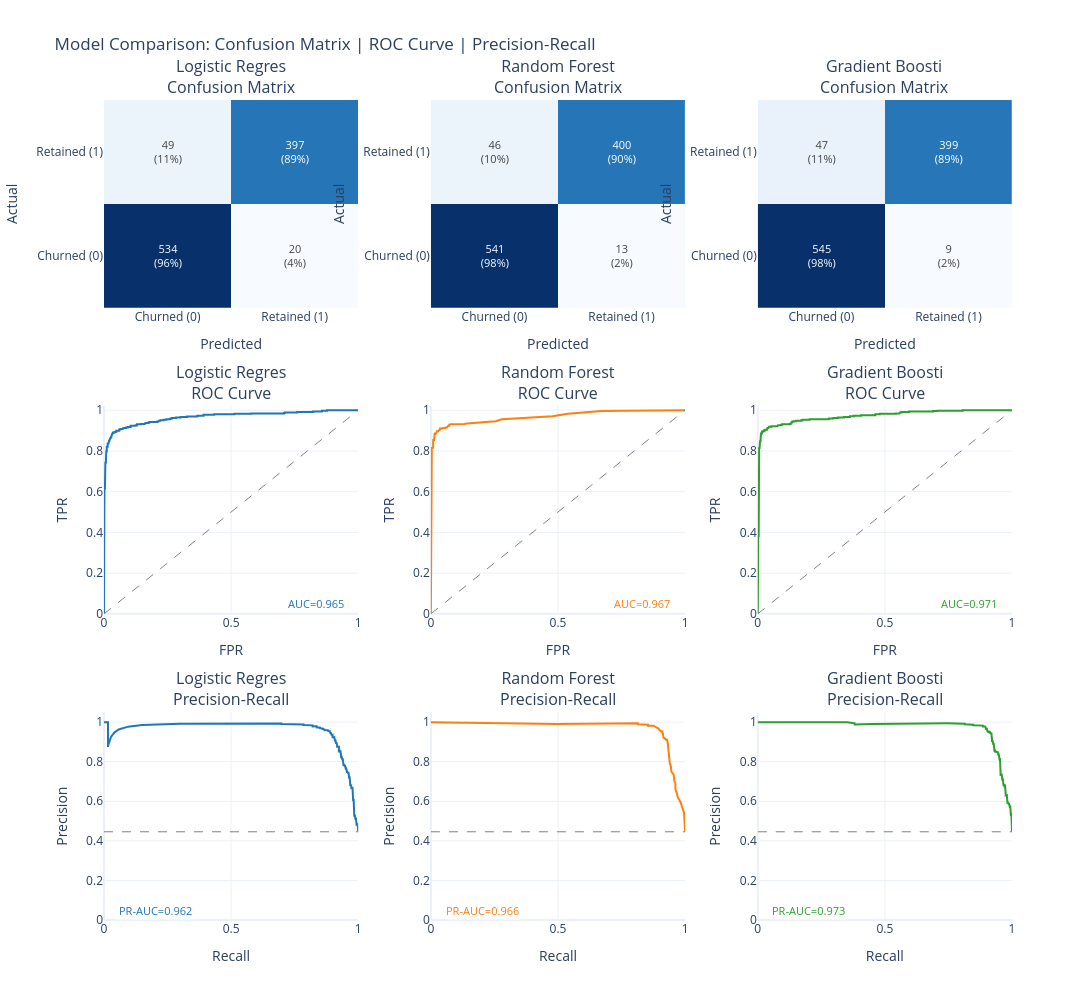

The cell this chart's notebook holds for it:
### Markdown cell above
## 8.6 Model Comparison Grid

This visualization shows all models side-by-side with:
- **Row 1**: Confusion matrices (counts and percentages)
- **Row 2**: ROC curves with AUC scores
- **Row 3**: Precision-Recall curves with PR-AUC scores

**📖 How to Read:**
- **Confusion Matrix**: Diagonal = correct predictions. Off-diagonal = errors.
- **ROC Curve**: Higher curve = better. AUC > 0.8 is good, > 0.9 is excellent.
- **PR Curve**: Higher curve = better at finding positives without false alarms.

### Code cell
if not _skip_modeling:
    grid_results = {
        name: {"y_pred": data["y_pred"], "y_pred_proba": data["y_pred_proba"]}
        for name, data in model_predictions.items()
    }

    if _is_binary:
        fig = charts.model_comparison_grid(
            grid_results, y_test,
            class_labels=["Churned (0)", "Retained (1)"],
            title="Model Comparison: Confusion Matrix | ROC Curve | Precision-Recall"
        )
        display_figure(fig)
    else:
        import numpy as np
        import plotly.graph_objects as go
        from plotly.subplots import make_subplots
        from sklearn.metrics import confusion_matrix

        model_names = list(grid_results.keys())
        n_models = len(model_names)
        fig = make_subplots(rows=1, cols=n_models, subplot_titles=[f"{n[:20]}" for n in model_names])
        for i, name in enumerate(model_names):
            cm = confusion_matrix(y_test, grid_results[name]["y_pred"])
            fig.add_trace(go.Heatmap(
                z=cm, x=list(range(cm.shape[1])), y=list(range(cm.shape[0])),
                text=cm.astype(str), texttemplate="%{text}", showscale=False,
                colorscale="Blues",
            ), row=1, col=i + 1)
        fig.update_layout(title="Model Comparison: Confusion Matrices (multiclass)", height=400, width=350 * n_models + 50)
        display_figure(fig)

    print("\n" + "=" * 80)
    print("METRICS SUMMARY")
    print("=" * 80)
    _metrics_cols = ["Model", "Test AUC", "F1-Score", "Precision", "Recall"]
    if _is_binary:
        _metrics_cols.insert(2, "PR-AUC")
    display_table(results_df[_metrics_cols])

### Figure 1 — Plotly figure (JSON) as saved in the notebook; plotly's stock layout.template omitted (floating-point values rounded to 4 significant figures; data arrays with more than 128 entries replaced by an {"elided": "..."} marker saying what was removed)
{"data": [{"colorscale": [[0.0, "rgb(247,251,255)"], [0.125, "rgb(222,235,247)"], [0.25, "rgb(198,219,239)"], [0.375, "rgb(158,202,225)"], [0.5, "rgb(107,174,214)"], [0.625, "rgb(66,146,198)"], [0.75, "rgb(33,113,181)"], [0.875, "rgb(8,81,156)"], [1.0, "rgb(8,48,107)"]], "hovertemplate": "Actual: %{y}<br>Predicted: %{x}<br>Count: %{z}<extra></extra>", "showscale": false, "text": [["534<br>(96%)", "20<br>(4%)"], ["49<br>(11%)", "397<br>(89%)"]], "textfont": {"size": 11}, "texttemplate": "%{text}", "type": "heatmap", "x": ["Churned (0)", "Retained (1)"], "xaxis": "x", "y": ["Churned (0)", "Retained (1)"], "yaxis": "y", "z": [[534, 20], [49, 397]]}, {"hovertemplate": "FPR: %{x:.2f}<br>TPR: %{y:.2f}<extra></extra>", "line": {"color": "#1f77b4", "width": 2}, "mode": "lines", "name": "AUC=0.965", "showlegend": false, "type": "scatter", "x": [0.0, 0.0, 0.0, 0.001805, 0.001805, 0.00361, 0.00361, 0.005415, 0.005415, 0.00722, 0.00722, 0.009025, 0.009025, 0.01083, 0.01083, 0.01444, 0.01444, 0.01805, 0.01805, 0.01986, 0.01986, 0.02166, 0.02166, 0.02347, 0.02347, 0.02527, 0.02527, 0.02708, 0.02708, 0.02888, 0.02888, 0.03069, 0.03069, 0.03249, 0.03249, 0.0343, 0.0343, 0.0361, 0.0361, 0.04152, 0.04152, 0.04513, 0.04513, 0.04874, 0.04874, 0.05957, 0.05957, 0.06498, 0.06498, 0.07401, 0.07401, 0.07581, 0.07581, 0.08664, 0.08664, 0.09386, 0.09386, 0.1047, 0.1047, 0.1245, 0.1245, 0.13, 0.13, 0.1462, 0.1462, 0.1606, 0.1606, 0.1625, 0.1625, 0.1751, 0.1751, 0.1787, 0.1787, 0.2094, 0.2094, 0.2148, 0.2148, 0.2166, 0.2166, 0.222, 0.222, 0.2347, 0.2347, 0.2455, 0.2455, 0.2581, 0.2581, 0.2617, 0.2617, 0.2671, 0.2671, 0.2834, 0.2834, 0.3014, 0.3014, 0.3267, 0.3267, 0.3646, 0.3646, 0.3682, 0.3682, 0.3917, 0.3917, 0.4332, 0.4332, 0.5126, 0.5126, 0.5794, 0.5794, 0.7076, 0.7076, 0.7112, 0.7112, 0.7599, 0.7599, 0.8213, 0.8213, 0.8574, 0.8574, 0.8773, 0.8773, 1.0], "xaxis": "x4", "y": [0.0, 0.002242, 0.0157, 0.0157, 0.6166, 0.6166, 0.6973, 0.6973, 0.7422, 0.7422, 0.7848, 0.7848, 0.7982, 0.7982, 0.8206, 0.8206, 0.8363, 0.8363, 0.8475, 0.8475, 0.8498, 0.8498, 0.8565, 0.8565, 0.861, 0.861, 0.8632, 0.8632, 0.8677, 0.8677, 0.8789, 0.8789, 0.8812, 0.8812, 0.8834, 0.8834, 0.8879, 0.8879, 0.8901, 0.8901, 0.8924, 0.8924, 0.8946, 0.8946, 0.8991, 0.8991, 0.9058, 0.9058, 0.9081, 0.9081, 0.9103, 0.9103, 0.9126, 0.9126, 0.9148, 0.9148, 0.917, 0.917, 0.9238, 0.9238, 0.926, 0.926, 0.9305, 0.9305, 0.9327, 0.9327, 0.935, 0.935, 0.9372, 0.9372, 0.9395, 0.9395, 0.9417, 0.9417, 0.9439, 0.9439, 0.9462, 0.9462, 0.9484, 0.9484, 0.9507, 0.9507, 0.9529, 0.9529, 0.9552, 0.9552, 0.9574, 0.9574, 0.9596, 0.9596, 0.9619, 0.9619, 0.9641, 0.9641, 0.9664, 0.9664, 0.9686, 0.9686, 0.9709, 0.9709, 0.9731, 0.9731, 0.9776, 0.9776, 0.9798, 0.9798, 0.9821, 0.9821, 0.9843, 0.9843, 0.9865, 0.9865, 0.9888, 0.9888, 0.991, 0.991, 0.9933, 0.9933, 0.9978, 0.9978, 1.0, 1.0], "yaxis": "y4"}, {"hoverinfo": "skip", "line": {"color": "gray", "dash": "dash", "width": 1}, "mode": "lines", "showlegend": false, "type": "scatter", "x": [0, 1], "xaxis": "x4", "y": [0, 1], "yaxis": "y4"}, {"hovertemplate": "Recall: %{x:.2f}<br>Precision: %{y:.2f}<extra></extra>", "line": {"color": "#1f77b4", "width": 2}, "mode": "lines", "name": "PR-AUC=0.962", "showlegend": false, "type": "scatter", "x": {"elided": "1001 float values"}, "xaxis": "x7", "y": {"elided": "1001 float values"}, "yaxis": "y7"}, {"hoverinfo": "skip", "line": {"color": "gray", "dash": "dash", "width": 1}, "mode": "lines", "showlegend": false, "type": "scatter", "x": [0, 1], "xaxis": "x7", "y": [0.446, 0.446], "yaxis": "y7"}, {"colorscale": [[0.0, "rgb(247,251,255)"], [0.125, "rgb(222,235,247)"], [0.25, "rgb(198,219,239)"], [0.375, "rgb(158,202,225)"], [0.5, "rgb(107,174,214)"], [0.625, "rgb(66,146,198)"], [0.75, "rgb(33,113,181)"], [0.875, "rgb(8,81,156)"], [1.0, "rgb(8,48,107)"]], "hovertemplate": "Actual: %{y}<br>Predicted: %{x}<br>Count: %{z}<extra></extra>", "showscale": false, "text": [["541<br>(98%)", "13<br>(2%)"], ["46<br>(10%)", "400<br>(90%)"]], "textfont": {"size": 11}, "texttemplate": "%{text}", "type": "heatmap", "x": ["Churned (0)", "Retained (1)"], "xaxis": "x2", "y": ["Churned (0)", "Retained (1)"], "yaxis": "y2", "z": [[541, 13], [46, 400]]}, {"hovertemplate": "FPR: %{x:.2f}<br>TPR: %{y:.2f}<extra></extra>", "line": {"color": "#ff7f0e", "width": 2}, "mode": "lines", "name": "AUC=0.967", "showlegend": false, "type": "scatter", "x": [0.0, 0.00361, 0.00361, 0.00361, 0.00361, 0.00361, 0.00361, 0.00361, 0.00361, 0.00361, 0.00361, 0.00361, 0.00361, 0.00722, 0.009025, 0.009025, 0.009025, 0.009025, 0.009025, 0.009025, 0.01264, 0.01264, 0.01264, 0.01264, 0.01264, 0.01444, 0.01444, 0.01625, 0.01625, 0.01986, 0.01986, 0.02166, 0.02347, 0.02347, 0.02888, 0.02888, 0.03249, 0.03249, 0.0343, 0.0361, 0.0361, 0.03971, 0.04513, 0.04874, 0.05596, 0.05776, 0.06318, 0.06498, 0.06679, 0.0722, 0.0722, 0.07762, 0.08664, 0.09206, 0.1029, 0.1155, 0.1191, 0.13, 0.1426, 0.1643, 0.1949, 0.2184, 0.2365, 0.2545, 0.2798, 0.3123, 0.3231, 0.3448, 0.3736, 0.3971, 0.4458, 0.4783, 0.5379, 0.6715, 0.7599, 0.8646, 1.0], "xaxis": "x5", "y": [0.0, 0.4955, 0.5964, 0.6502, 0.6839, 0.704, 0.7354, 0.7489, 0.7803, 0.7937, 0.7982, 0.8072, 0.8139, 0.8139, 0.8184, 0.8318, 0.8386, 0.8408, 0.8498, 0.8543, 0.8543, 0.861, 0.8632, 0.87, 0.8767, 0.8789, 0.8834, 0.8834, 0.8857, 0.8857, 0.8879, 0.8901, 0.8946, 0.8969, 0.8969, 0.8991, 0.9013, 0.9036, 0.9058, 0.9058, 0.9103, 0.9103, 0.9126, 0.9126, 0.9126, 0.9148, 0.9148, 0.9193, 0.9215, 0.9238, 0.9283, 0.9305, 0.9305, 0.9327, 0.9327, 0.9327, 0.9327, 0.9327, 0.935, 0.9372, 0.9395, 0.9439, 0.9462, 0.9462, 0.9552, 0.9574, 0.9574, 0.9619, 0.9619, 0.9619, 0.9686, 0.9709, 0.9821, 0.9955, 0.9978, 0.9978, 1.0], "yaxis": "y5"}, {"hoverinfo": "skip", "line": {"color": "gray", "dash": "dash", "width": 1}, "mode": "lines", "showlegend": false, "type": "scatter", "x": [0, 1], "xaxis": "x5", "y": [0, 1], "yaxis": "y5"}, {"hovertemplate": "Recall: %{x:.2f}<br>Precision: %{y:.2f}<extra></extra>", "line": {"color": "#ff7f0e", "width": 2}, "mode": "lines", "name": "PR-AUC=0.966", "showlegend": false, "type": "scatter", "x": [1.0, 0.9978, 0.9978, 0.9955, 0.9888, 0.9821, 0.9709, 0.9686, 0.9619, 0.9619, 0.9619, 0.9574, 0.9574, 0.9552, 0.9462, 0.9462, 0.9439, 0.9395, 0.9372, 0.935, 0.9327, 0.9327, 0.9327, 0.9327, 0.9327, 0.9305, 0.9305, 0.9283, 0.9238, 0.9215, 0.9193, 0.9148, 0.9148, 0.9126, 0.9126, 0.9126, 0.9126, 0.9103, 0.9103, 0.9058, 0.9058, 0.9036, 0.9013, 0.8991, 0.8969, 0.8969, 0.8969, 0.8969, 0.8946, 0.8901, 0.8879, 0.8857, 0.8857, 0.8857, 0.8834, 0.8834, 0.8812, 0.8789, 0.8767, 0.8744, 0.8722, 0.87, 0.8632, 0.861, 0.8543, 0.8543, 0.8543, 0.852, 0.8498, 0.8453, 0.8408, 0.8386, 0.8318, 0.8274, 0.8229, 0.8184, 0.8139, 0.8139, 0.8072, 0.7982, 0.7937, 0.7803, 0.7646, 0.7489, 0.7354, 0.704, 0.6839, 0.6502, 0.5964, 0.4955, 0.0], "xaxis": "x8", "y": [0.446, 0.4816, 0.5139, 0.5441, 0.5683, 0.5951, 0.6203, 0.6362, 0.661, 0.6745, 0.6919, 0.7046, 0.7117, 0.7332, 0.7496, 0.7631, 0.7768, 0.7951, 0.8212, 0.8407, 0.8525, 0.8631, 0.8667, 0.8795, 0.8908, 0.8963, 0.9061, 0.9119, 0.9115, 0.9174, 0.9193, 0.921, 0.9273, 0.9292, 0.9378, 0.94, 0.9421, 0.9486, 0.9531, 0.9528, 0.9551, 0.9572, 0.9571, 0.9616, 0.9615, 0.9639, 0.9662, 0.9685, 0.9684, 0.9707, 0.973, 0.9729, 0.9753, 0.9777, 0.9777, 0.9801, 0.98, 0.98, 0.9824, 0.9824, 0.9823, 0.9823, 0.9821, 0.9821, 0.982, 0.9845, 0.987, 0.987, 0.987, 0.9869, 0.9868, 0.9868, 0.9867, 0.9866, 0.9866, 0.9865, 0.9891, 0.9945, 0.9945, 0.9944, 0.9944, 0.9943, 0.9942, 0.994, 0.9939, 0.9937, 0.9935, 0.9932, 0.9925, 0.991, 1.0], "yaxis": "y8"}, {"hoverinfo": "skip", "line": {"color": "gray", "dash": "dash", "width": 1}, "mode": "lines", "showlegend": false, "type": "scatter", "x": [0, 1], "xaxis": "x8", "y": [0.446, 0.446], "yaxis": "y8"}, {"colorscale": [[0.0, "rgb(247,251,255)"], [0.125, "rgb(222,235,247)"], [0.25, "rgb(198,219,239)"], [0.375, "rgb(158,202,225)"], [0.5, "rgb(107,174,214)"], [0.625, "rgb(66,146,198)"], [0.75, "rgb(33,113,181)"], [0.875, "rgb(8,81,156)"], [1.0, "rgb(8,48,107)"]], "hovertemplate": "Actual: %{y}<br>Predicted: %{x}<br>Count: %{z}<extra></extra>", "showscale": false, "text": [["545<br>(98%)", "9<br>(2%)"], ["47<br>(11%)", "399<br>(89%)"]], "textfont": {"size": 11}, "texttemplate": "%{text}", "type": "heatmap", "x": ["Churned (0)", "Retained (1)"], "xaxis": "x3", "y": ["Churned (0)", "Retained (1)"], "yaxis": "y3", "z": [[545, 9], [47, 399]]}, {"hovertemplate": "FPR: %{x:.2f}<br>TPR: %{y:.2f}<extra></extra>", "line": {"color": "#2ca02c", "width": 2}, "mode": "lines", "name": "AUC=0.971", "showlegend": false, "type": "scatter", "x": {"elided": "139 float values"}, "xaxis": "x6", "y": {"elided": "139 float values"}, "yaxis": "y6"}, {"hoverinfo": "skip", "line": {"color": "gray", "dash": "dash", "width": 1}, "mode": "lines", "showlegend": false, "type": "scatter", "x": [0, 1], "xaxis": "x6", "y": [0, 1], "yaxis": "y6"}, {"hovertemplate": "Recall: %{x:.2f}<br>Precision: %{y:.2f}<extra></extra>", "line": {"color": "#2ca02c", "width": 2}, "mode": "lines", "name": "PR-AUC=0.973", "showlegend": false, "type": "scatter", "x": {"elided": "955 float values"}, "xaxis": "x9", "y": {"elided": "955 float values"}, "yaxis": "y9"}, {"hoverinfo": "skip", "line": {"color": "gray", "dash": "dash", "width": 1}, "mode": "lines", "showlegend": false, "type": "scatter", "x": [0, 1], "xaxis": "x9", "y": [0.446, 0.446], "yaxis": "y9"}], "layout": {"annotations": [{"font": {"size": 16}, "showarrow": false, "text": "Logistic Regres<br>Confusion Matrix", "x": 0.14, "xanchor": "center", "xref": "paper", "y": 1.0, "yanchor": "bottom", "yref": "paper"}, {"font": {"size": 16}, "showarrow": false, "text": "Random Forest<br>Confusion Matrix", "x": 0.5, "xanchor": "center", "xref": "paper", "y": 1.0, "yanchor": "bottom", "yref": "paper"}, {"font": {"size": 16}, "showarrow": false, "text": "Gradient Boosti<br>Confusion Matrix", "x": 0.86, "xanchor": "center", "xref": "paper", "y": 1.0, "yanchor": "bottom", "yref": "paper"}, {"font": {"size": 16}, "showarrow": false, "text": "Logistic Regres<br>ROC Curve", "x": 0.14, "xanchor": "center", "xref": "paper", "y": 0.6267, "yanchor": "bottom", "yref": "paper"}, {"font": {"size": 16}, "showarrow": false, "text": "Random Forest<br>ROC Curve", "x": 0.5, "xanchor": "center", "xref": "paper", "y": 0.6267, "yanchor": "bottom", "yref": "paper"}, {"font": {"size": 16}, "showarrow": false, "text": "Gradient Boosti<br>ROC Curve", "x": 0.86, "xanchor": "center", "xref": "paper", "y": 0.6267, "yanchor": "bottom", "yref": "paper"}, {"font": {"size": 16}, "showarrow": false, "text": "Logistic Regres<br>Precision-Recall", "x": 0.14, "xanchor": "center", "xref": "paper", "y": 0.2533, "yanchor": "bottom", "yref": "paper"}, {"font": {"size": 16}, "showarrow": false, "text": "Random Forest<br>Precision-Recall", "x": 0.5, "xanchor": "center", "xref": "paper", "y": 0.2533, "yanchor": "bottom", "yref": "paper"}, {"font": {"size": 16}, "showarrow": false, "text": "Gradient Boosti<br>Precision-Recall", "x": 0.86, "xanchor": "center", "xref": "paper", "y": 0.2533, "yanchor": "bottom", "yref": "paper"}, {"bgcolor": "rgba(255,255,255,0.8)", "font": {"color": "#1f77b4", "size": 11}, "showarrow": false, "text": "AUC=0.965", "x": 0.95, "xanchor": "right", "xref": "x4", "y": 0.05, "yref": "y4"}, {"bgcolor": "rgba(255,255,255,0.8)", "font": {"color": "#1f77b4", "size": 11}, "showarrow": false, "text": "PR-AUC=0.962", "x": 0.05, "xanchor": "left", "xref": "x7", "y": 0.05, "yref": "y7"}, {"bgcolor": "rgba(255,255,255,0.8)", "font": {"color": "#ff7f0e", "size": 11}, "showarrow": false, "text": "AUC=0.967", "x": 0.95, "xanchor": "right", "xref": "x5", "y": 0.05, "yref": "y5"}, {"bgcolor": "rgba(255,255,255,0.8)", "font": {"color": "#ff7f0e", "size": 11}, "showarrow": false, "text": "PR-AUC=0.966", "x": 0.05, "xanchor": "left", "xref": "x8", "y": 0.05, "yref": "y8"}, {"bgcolor": "rgba(255,255,255,0.8)", "font": {"color": "#2ca02c", "size": 11}, "showarrow": false, "text": "AUC=0.971", "x": 0.95, "xanchor": "right", "xref": "x6", "y": 0.05, "yref": "y6"}, {"bgcolor": "rgba(255,255,255,0.8)", "font": {"color": "#2ca02c", "size": 11}, "showarrow": false, "text": "PR-AUC=0.973", "x": 0.05, "xanchor": "left", "xref": "x9", "y": 0.05, "yref": "y9"}], "height": 1000, "showlegend": false, "title": {"text": "Model Comparison: Confusion Matrix | ROC Curve | Precision-Recall"}, "width": 1100, "xaxis": {"anchor": "y", "domain": [0.0, 0.28], "title": {"text": "Predicted"}}, "xaxis2": {"anchor": "y2", "domain": [0.36, 0.64], "title": {"text": "Predicted"}}, "xaxis3": {"anchor": "y3", "domain": [0.72, 1.0], "title": {"text": "Predicted"}}, "xaxis4": {"anchor": "y4", "domain": [0.0, 0.28], "range": [0, 1], "title": {"text": "FPR"}}, "xaxis5": {"anchor": "y5", "domain": [0.36, 0.64], "range": [0, 1], "title": {"text": "FPR"}}, "xaxis6": {"anchor": "y6", "domain": [0.72, 1.0], "range": [0, 1], "title": {"text": "FPR"}}, "xaxis7": {"anchor": "y7", "domain": [0.0, 0.28], "range": [0, 1], "title": {"text": "Recall"}}, "xaxis8": {"anchor": "y8", "domain": [0.36, 0.64], "range": [0, 1], "title": {"text": "Recall"}}, "xaxis9": {"anchor": "y9", "domain": [0.72, 1.0], "range": [0, 1], "title": {"text": "Recall"}}, "yaxis": {"anchor": "x", "domain": [0.7467, 1.0], "title": {"text": "Actual"}}, "yaxis2": {"anchor": "x2", "domain": [0.7467, 1.0], "title": {"text": "Actual"}}, "yaxis3": {"anchor": "x3", "domain": [0.7467, 1.0], "title": {"text": "Actual"}}, "yaxis4": {"anchor": "x4", "domain": [0.3733, 0.6267], "range": [0, 1.02], "title": {"text": "TPR"}}, "yaxis5": {"anchor": "x5", "domain": [0.3733, 0.6267], "range": [0, 1.02], "title": {"text": "TPR"}}, "yaxis6": {"anchor": "x6", "domain": [0.3733, 0.6267], "range": [0, 1.02], "title": {"text": "TPR"}}, "yaxis7": {"anchor": "x7", "domain": [0.0, 0.2533], "range": [0, 1.05], "title": {"text": "Precision"}}, "yaxis8": {"anchor": "x8", "domain": [0.0, 0.2533], "range": [0, 1.05], "title": {"text": "Precision"}}, "yaxis9": {"anchor": "x9", "domain": [0.0, 0.2533], "range": [0, 1.05], "title": {"text": "Precision"}}}}
